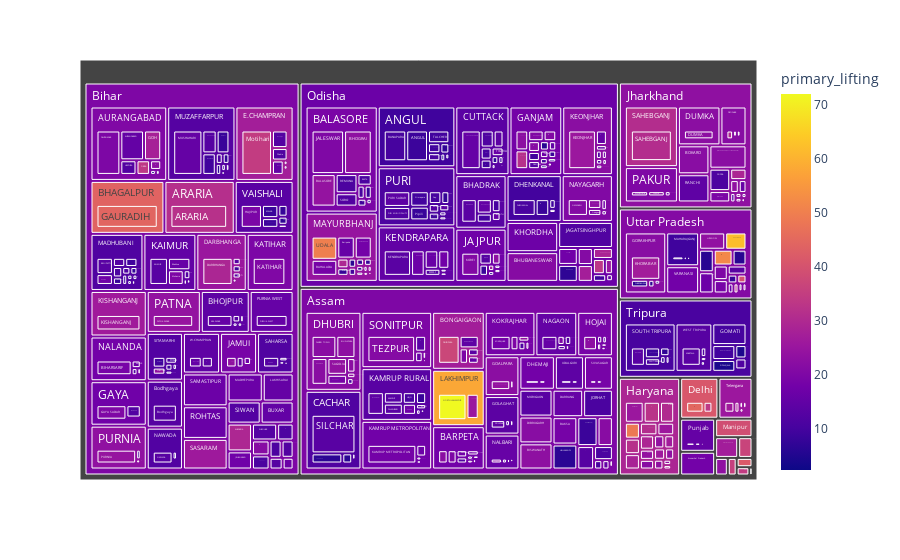

Here is the notebook cell this chart was saved with:
### Code cell
fig = px.treemap(df1,path=['state','district','block_name'],
                  values='primary_lifting',
                  color='primary_lifting',
                  hover_data=['state'])
fig.show()
fig.write_html('treemap.html')

### Figure 1 — Plotly figure (JSON) as saved in the notebook; plotly's stock layout.template omitted (floating-point values rounded to 4 significant figures; data arrays with more than 128 entries replaced by an {"elided": "..."} marker saying what was removed)
{"data": [{"branchvalues": "total", "customdata": {"elided": "1016x2 mixed values"}, "domain": {"x": [0, 1], "y": [0, 1]}, "hovertemplate": "labels=%{label}<br>primary_lifting_sum=%{value}<br>parent=%{parent}<br>id=%{id}<br>state=%{customdata[0]}<br>primary_lifting=%{color}<extra></extra>", "ids": {"elided": "1016 str values"}, "labels": {"elided": "1016 str values"}, "marker": {"coloraxis": "coloraxis", "colors": {"elided": "1016 float values"}}, "name": "", "parents": {"elided": "1016 str values"}, "type": "treemap", "values": {"elided": "1016 float values"}}], "layout": {"coloraxis": {"colorbar": {"title": {"text": "primary_lifting"}}, "colorscale": [[0, "#0d0887"], [0.1111, "#46039f"], [0.2222, "#7201a8"], [0.3333, "#9c179e"], [0.4444, "#bd3786"], [0.5556, "#d8576b"], [0.6667, "#ed7953"], [0.7778, "#fb9f3a"], [0.8889, "#fdca26"], [1, "#f0f921"]]}, "legend": {"tracegroupgap": 0}, "margin": {"t": 60}}}
